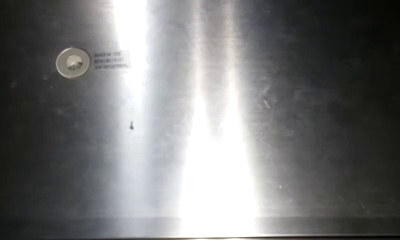
#> input picture frame 48 of videos/video_1.mp4, 400 x 240 px
$ python segment4.py
#> lines starting #> are read from the running program, lines starting #| are printed output that depends on the picture
import cv2 as cv
import numpy as np

file_path = "videos/video_1.mp4"

cap = cv.VideoCapture(file_path)
first_iter = True

while True:
    ret, frame = cap.read()
#> frame is the input picture: shape (240, 400, 3); mean B, G, R 119.7, 119.3, 119

    if first_iter:
        avg = np.float32(frame)
        first_iter = False

    gray = cv.cvtColor(frame, cv.COLOR_BGR2GRAY)

    threshold, thresh = cv.threshold(frame, 100, 255, cv.THRESH_BINARY)
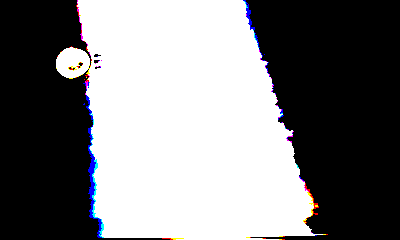
#> thresh: shape (240, 400, 3); mean B, G, R 125.1, 123.6, 123.7
    cv.accumulateWeighted(frame, avg, 0.005)

    background = cv.convertScaleAbs(avg)

    mask = cv.bitwise_xor(frame, background)
#> mask: shape (240, 400, 3); every value is 0

    segment = cv.absdiff(frame, background)

    masked_result = cv.bitwise_or(segment, frame)


    cv.imshow('input', frame)
    cv.imshow('gray', gray)
    cv.imshow('threshed', thresh)

#> (the run stopped early here; a loop or call above may not have finished)

$ run again, starting later in the video
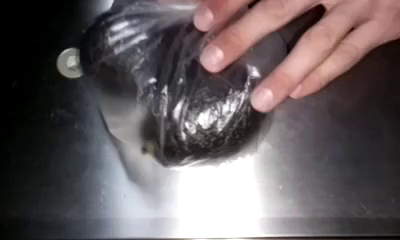
#> input picture frame 216 of videos/video_1.mp4, 400 x 240 px
#> frame is the input picture: shape (240, 400, 3); mean B, G, R 95.4, 93.2, 102
#> `gray = cv.cvtColor(frame, cv.COLOR_BGR2GRAY)`:
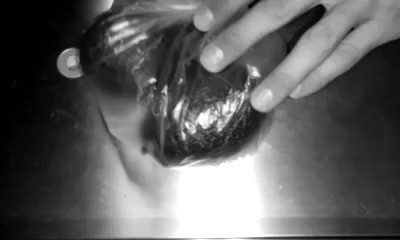
#> gray: shape (240, 400); min 0, max 255, mean 96.1
#> `threshold, thresh = cv.threshold(frame, 100, 255, cv.THRESH_BINARY)`:
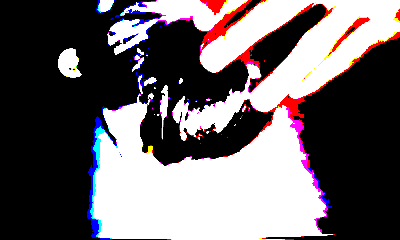
#> thresh: shape (240, 400, 3); mean B, G, R 104.9, 101.1, 108.2
#> mask: shape (240, 400, 3); every value is 0

$ run again, starting later in the video
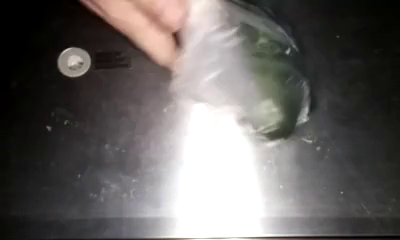
#> input picture frame 384 of videos/video_1.mp4, 400 x 240 px
#> frame is the input picture: shape (240, 400, 3); mean B, G, R 98.6, 100.2, 104.2
#> `gray = cv.cvtColor(frame, cv.COLOR_BGR2GRAY)`:
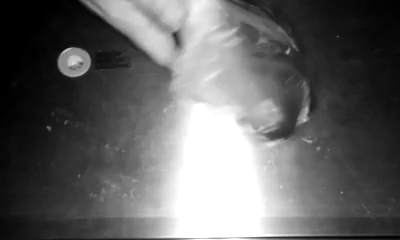
#> gray: shape (240, 400); min 0, max 255, mean 101.2
#> `threshold, thresh = cv.threshold(frame, 100, 255, cv.THRESH_BINARY)`:
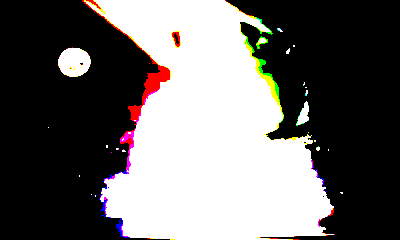
#> thresh: shape (240, 400, 3); mean B, G, R 102.2, 103.2, 105.8
#> mask: shape (240, 400, 3); every value is 0
